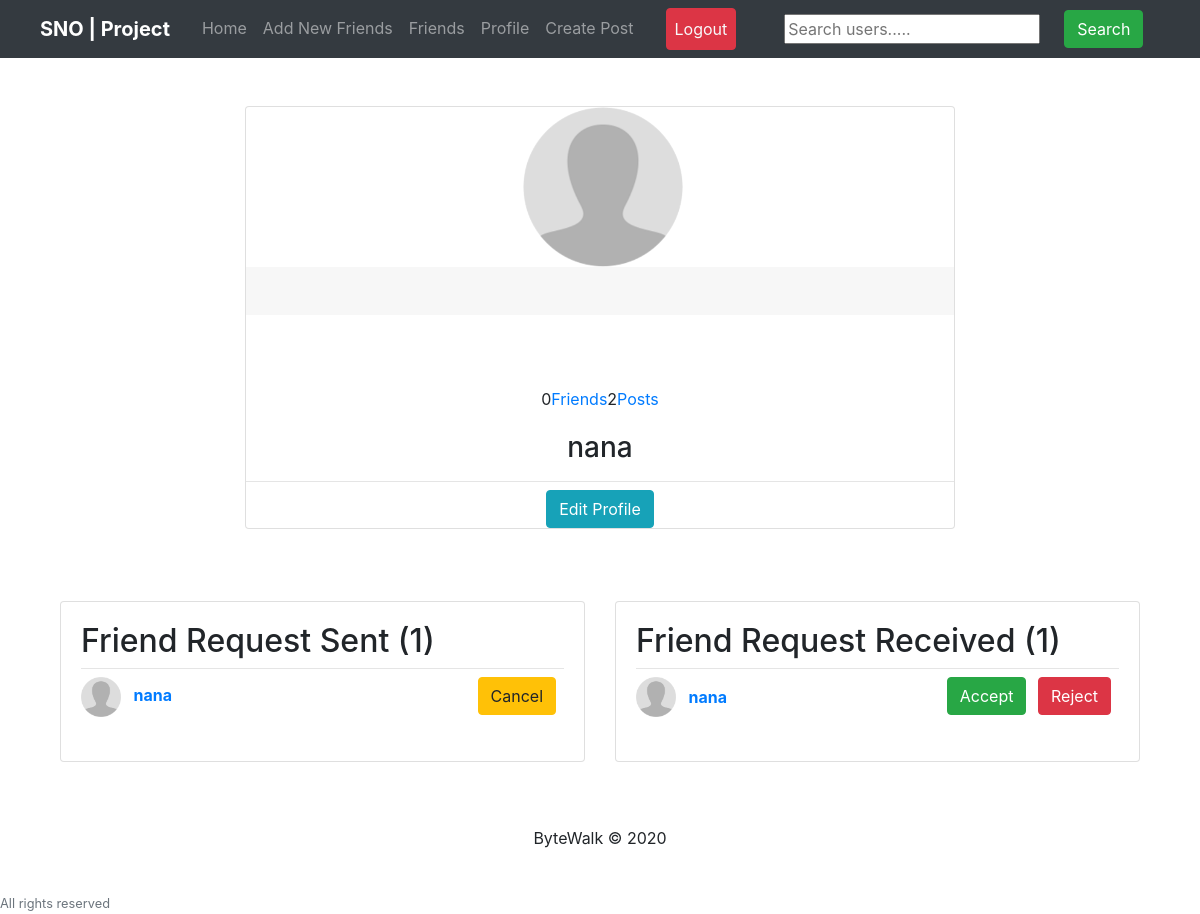
Screenshot of /my-profile/ (signed in) with the database file from the repository.
### users/models.py (models this page shows, shortened)
class Profile(models.Model):
    user = models.OneToOneField(User, on_delete=models.CASCADE)
    image = models.ImageField(default='default.png', upload_to='profile_pics')
    slug = AutoSlugField(populate_from='user')
    bio = models. CharField(max_length=255, blank=True)
    friends = models.ManyToManyField('profile', blank=True)
    def get_absolute_url(self):
        return "/users/{}".format(self.slug)

class FriendRequest(models.Model):
    to_user = models.ForeignKey(settings.AUTH_USER_MODEL, related_name='to_user', on_delete=models.CASCADE)
    from_user = models.ForeignKey(settings.AUTH_USER_MODEL, related_name='from_user', on_delete=models.CASCADE)
    timestamp = models.DateTimeField(auto_now_add=True)

### users/views.py (the view)
# urls.py: path('my-profile/', user_views.my_profile, name='my_profile'),
@login_required
def my_profile(request):
        p = request.user.profile
        you = p.user
        sent_friend_requests = FriendRequest.objects.filter(from_user=you)
        rec_friend_requests = FriendRequest.objects.filter(to_user=you)
        user_posts = Post.objects.filter(user_name=you)
        friends = p.friends.all()
        button_status = 'more'
        if p not in request.user.profile.friends.all():
                button_status = 'not_friend'
                if len(FriendRequest.objects.filter(
                        from_user=request.user).filter(to_user=you)) == 1:
                        button_status = 'friend_request_sent'
                if len(FriendRequest.objects.filter(
                        from_user=p.user).filter(to_user=request.user)) == 1:
                        button_status = 'friend_request_received'
        context = {
                'u': you,
                'button_status': button_status,
                'friend_list': friends,
                'sent_friend_requests': sent_friend_requests,
                'rec_friend_requests': rec_friend_requests,
                'post_count': user_posts.count
        }
        return render(request, "users/profile.html", context)

### users/templates/users/profile.html (shortened to what this page needs)
{% extends "feed/layout.html" %} {% load static %}
{% block searchform %}
<form action="{% url 'search_users' %}" class="form-inline my-2 my-lg-0 ml-5" method="Get">
        <input type="text" name="q" placeholder="Search users.....">
        <button class="btn btn-success my-2 my-sm-0 ml-4" type="submit">Search</button>
</form>
{% endblock searchform %}
{% block content %}
<br><br>
<div class="main-content">
    <div class="container mt-7">
        <div class="row">
            <div class="col-xl-8 m-auto order-xl-2 mb-5 mb-xl-0">
                <div class="card card-profile shadow">
                    <div class="row justify-content-center">
                        <div class="col-lg-3 order-lg-2">
                            <div class="card-proflie-image">
                                <a href="{{ u.profile.image.url }}">
                                    <img src="{{ u.profile.image.url }}" class="rounded-circle" width="160px" height="160px">
                                </a>
                            </div>
                        </div>
                    </div>
                    <div class="card-header text-center border-0 pt-8 pt-md-4 pb-0 pb-md-4"></div>
                    <div class="card-body pt-0 pt-md-4">
                        <div class="row">
                            <div class="col">
                                <div class="card-profile-status d-flex justify-content-center mt-md-5">
                                    <span class="heading">{{ u.profile.friends.count }}</span>
                                    {% if request.user == u %}
                                    <span class="description">
                                        <a href="{% url 'friend_list' %}">Friends</a>
                                    </span>
                                    {% else %}
                                    <span class="description">Friends</span>
                                    {% endif %}
                                    <span class="heading">{{ post_count }}</span>
                                    <span class="description">
                                        <a href="{% url 'user-posts' u.username %}">Posts</a>
                                    </span>
                                </div>
                            </div>
                        </div>
                    </div>
                    <div class="text-center">
                        <h3>{{ u }}</h3>
                        <hr class="my-2">
                        {% if request.user == u %}
                        <a href="{% url 'edit_profile' %}" class="btn btn-info">Edit Profile</a>
                        {% endif %}
                    </div>
                </div>
            </div>
        </div>
        <br>
        {% if request.user == u %}
        <div class="row">
            <div class="col-md-6">
                <div class="card card-signin my-5">
                    <div class="card-body">
                        <h2>Friend Request Sent ({{ sent_friend_requests.count }})</h2>
                        <hr class="my-2">
                        {% if not sent_friend_requests %}
                        <h3><i>No friend request sent!</i></h3>
                        {% else  %}
                            {% for s_request in sent_friend_requests %}
                                <a href="{{ s_request.to_user.profile.get_absolute_url }}" >
                                    <img src="{{ s_request.to_user.profile.image.url }}" class="rounded mr-2" width="40" height="40" alt="">
                                </a>
                                <a href="{{ s_request.to_user.profile.get_absolute_url }}"><b>{{ s_request.to_user.username }}</b></a>
                                <small class="float-right">
                                    <a href="{% url 'cancel_friend_request' s_request.to_user.id %}" class="btn btn-warning mr-2">Cancel</a>
                                </small>
                                <br><br>
                            {% endfor %}
                        {% endif %}
                    </div>
                </div>
            </div>
            <div class="col-md-6">
                <div class="card card-signin my-5">
                    <div class="card-body">
                        <h2>Friend Request Received ({{ rec_friend_requests.count }})</h2>
                        <hr class="my-2">
                        {% if not rec_friend_requests %}
                        <h5><i>No requests received!</i></h5>
                        {% else %}
                            {% for r_request in rec_friend_requests %}
                                <a href="{{ r_request.from_user.profile.get_absolute_url }}">
                                    <img src="{{ r_request.from_user.profile.image.url  }}" class="rounded mr-2" width="40" height="40" alt="">
                                </a>
                                <a href="{{ r_request.from_user.profile.get_absolute_url }}" class="mr-2 align-middle">
                                    <b>{{ r_request.from_user.username }}</b>
                                </a>
                                <small class="float-right">
                                    <a href="/users/friend-request/accept/{{ r_request.from_user.id }}" class="btn btn-success mr-2">Accept</a>
                                    <a href="/users/friend-request/delete/{{ r_request.from_user.id }}" class="btn btn-danger mr-2">Reject</a>
                                </small>
                                <br><br>
                            {% endfor %}
                        {% endif %}
                    </div>
                </div>
            </div>
        </div>
        {% endif %}
    </div>
</div>
{% endblock content %}{% block jsfiles %}{% endblock jsfiles %}

### rows the page displays
FriendRequest: to_user.profile.image (placeholder picture), to_user.username "nana", from_user.profile.image (placeholder picture), from_user.username "nana"

### other values shown
{{ u.profile.friends.count }} "0"
{{ post_count }} "2"
{{ u }} "nana"
{{ sent_friend_requests.count }} "1"
{{ rec_friend_requests.count }} "1"
